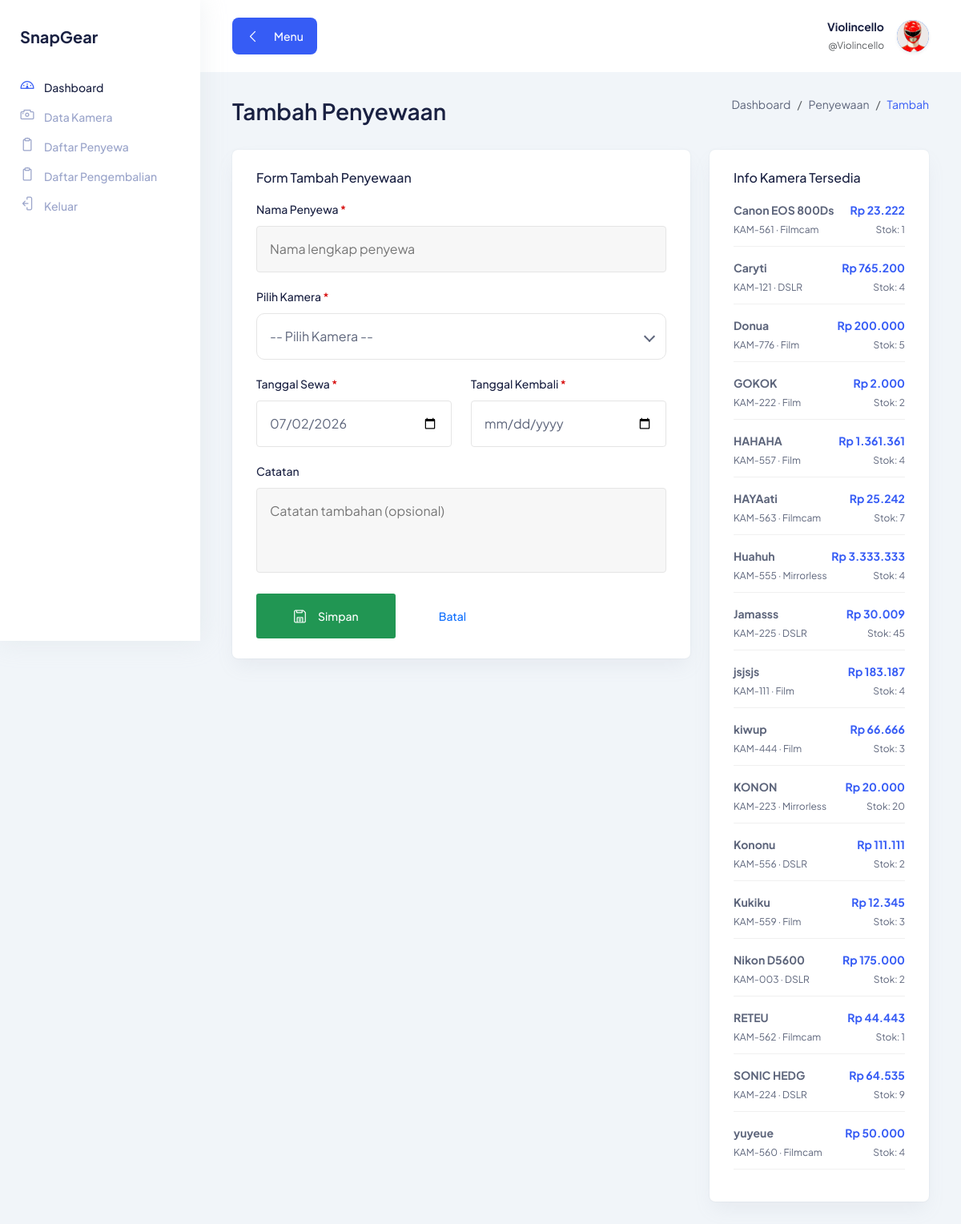
The app's page /add_penyewaan.php (signed in) with its own data.
### tables this page shows
CREATE TABLE `kamera` (
  `id` int(11) NOT NULL,
  `kode_kamera` varchar(20) NOT NULL,
  `nama_kamera` varchar(100) NOT NULL,
  `merk` varchar(50) DEFAULT NULL,
  `tipe` varchar(50) DEFAULT NULL,
  `harga_sewa` decimal(10,2) NOT NULL DEFAULT 0.00,
  `stok` int(11) NOT NULL DEFAULT 1,
  `deskripsi` text DEFAULT NULL,
  `status` enum('tersedia','disewa','rusak') DEFAULT 'tersedia',
  `created_at` timestamp NOT NULL DEFAULT current_timestamp()
);

### add_penyewaan.php (the view, shortened to what this page needs)
<?php
require_once 'koneksi.php';
?>
<!DOCTYPE html>
<html lang="id">
<head>
  <link rel="stylesheet" href="assets/css/bootstrap.min.css"/>
  <link rel="stylesheet" href="assets/css/lineicons.css"/>
  <link rel="stylesheet" href="assets/css/materialdesignicons.min.css"/>
  <link rel="stylesheet" href="assets/css/main.css"/>
</head>
<body>
<?php include 'partials/sidebar.php'; ?>
<main class="main-wrapper">
  <?php include 'partials/topbar.php'; ?>
  <section class="section">
    <div class="container-fluid">
      <div class="title-wrapper pt-30">
        <div class="row align-items-center">
          <div class="col-md-6">
            <div class="title"><h2>Tambah Penyewaan</h2></div>
          </div>
          <div class="col-md-6">
            <div class="breadcrumb-wrapper">
              <nav aria-label="breadcrumb">
                <ol class="breadcrumb">
                  <li class="breadcrumb-item"><a href="main.php">Dashboard</a></li>
                  <li class="breadcrumb-item"><a href="penyewaan.php">Penyewaan</a></li>
                  <li class="breadcrumb-item active">Tambah</li>
                </ol>
              </nav>
            </div>
          </div>
        </div>
      </div>
      <div class="row">
        <div class="col-lg-8">
          <div class="card-style mb-30">
            <h6 class="mb-20 text-medium">Form Tambah Penyewaan</h6>
            <form method="POST" action="" id="formSewa">
              <div class="input-style-1 mb-20">
                <label>Nama Penyewa <span class="text-danger">*</span></label>
                <input type="text" name="nama_penyewa" placeholder="Nama lengkap penyewa"
                       value="<?= htmlspecialchars($_POST['nama_penyewa'] ?? '') ?>">
              </div>
              <div class="select-style-1 mb-20">
                <label>Pilih Kamera <span class="text-danger">*</span></label>
                <div class="select-position">
                  <select name="id_kamera" id="id_kamera" onchange="hitungTotal()">
                    <option value="">-- Pilih Kamera --</option>
                  </select>
                </div>
              </div>
              <div class="row">
                <div class="col-md-6">
                  <div class="input-style-1 mb-20">
                    <label>Tanggal Sewa <span class="text-danger">*</span></label>
                    <input type="date" name="tanggal_sewa" id="tanggal_sewa"
                           value="<?= htmlspecialchars($_POST['tanggal_sewa'] ?? date('Y-m-d')) ?>"
                           onchange="hitungTotal()">
                  </div>
                </div>
                <div class="col-md-6">
                  <div class="input-style-1 mb-20">
                    <label>Tanggal Kembali <span class="text-danger">*</span></label>
                    <input type="date" name="tanggal_kembali" id="tanggal_kembali"
                           value="<?= htmlspecialchars($_POST['tanggal_kembali'] ?? '') ?>"
                           onchange="hitungTotal()">
                  </div>
                </div>
              </div>
              <div class="input-style-1 mb-20">
                <label>Catatan</label>
                <textarea name="catatan" rows="3" placeholder="Catatan tambahan (opsional)"><?= htmlspecialchars($_POST['catatan'] ?? '') ?></textarea>
              </div>
              <div class="d-flex gap-2">
                <button type="submit" class="main-btn success-btn btn-hover">
                  <i class="lni lni-save me-1"></i> Simpan
                </button>
                <a href="penyewaan.php" class="main-btn deactive-btn-2">Batal</a>
              </div>
            </form>
          </div>
        </div>
        <div class="col-lg-4">
          <div class="card-style mb-30">
            <h6 class="mb-20 text-medium">Info Kamera Tersedia</h6>
            <?php
            $kamera_info = $conn->query("SELECT nama_kamera, kode_kamera, tipe, harga_sewa, stok FROM kamera WHERE status='tersedia' AND stok > 0 ORDER BY nama_kamera");
            if ($kamera_info && $kamera_info->num_rows > 0):
              while ($ki = $kamera_info->fetch_assoc()):
            ?>
            <div class="d-flex justify-content-between align-items-center mb-15" style="border-bottom:1px solid #f0f0f0;padding-bottom:10px;">
              <div>
                <p class="text-sm text-bold"><?= htmlspecialchars($ki['nama_kamera']) ?></p>
                <span class="text-xs text-gray"><?= $ki['kode_kamera'] ?> · <?= $ki['tipe'] ?></span>
              </div>
              <div class="text-end">
                <p class="text-sm text-bold" style="color:#365CF5;">Rp <?= number_format($ki['harga_sewa'],0,',','.') ?></p>
                <span class="text-xs text-gray">Stok: <?= $ki['stok'] ?></span>
              </div>
            </div>
            <?php endwhile; else: ?>
              <p class="text-sm text-gray">Tidak ada kamera tersedia.</p>
            <?php endif; ?>
          </div>
        </div>
      </div>
    </div>
  </section>
</main>
</body>
</html>

### records on screen
kamera: nama_kamera "Canon EOS 800Ds", kode_kamera "KAM-561", tipe "Filmcam", harga_sewa "23.222", stok "1"
kamera: nama_kamera "Caryti", kode_kamera "KAM-121", tipe "DSLR", harga_sewa "765.200", stok "4"
kamera: nama_kamera "Donua", kode_kamera "KAM-776", tipe "Film", harga_sewa "200.000", stok "5"
kamera: nama_kamera "GOKOK", kode_kamera "KAM-222", tipe "Film", harga_sewa "2.000", stok "2"
kamera: nama_kamera "HAHAHA", kode_kamera "KAM-557", tipe "Film", harga_sewa "1.361.361", stok "4"
kamera: nama_kamera "HAYAati", kode_kamera "KAM-563", tipe "Filmcam", harga_sewa "25.242", stok "7"
kamera: nama_kamera "Huahuh", kode_kamera "KAM-555", tipe "Mirrorless", harga_sewa "3.333.333", stok "4"
kamera: nama_kamera "Jamasss", kode_kamera "KAM-225", tipe "DSLR", harga_sewa "30.009", stok "45"
kamera: nama_kamera "jsjsjs", kode_kamera "KAM-111", tipe "Film", harga_sewa "183.187", stok "4"
kamera: nama_kamera "kiwup", kode_kamera "KAM-444", tipe "Film", harga_sewa "66.666", stok "3"
kamera: nama_kamera "KONON", kode_kamera "KAM-223", tipe "Mirrorless", harga_sewa "20.000", stok "20"
kamera: nama_kamera "Kononu", kode_kamera "KAM-556", tipe "DSLR", harga_sewa "111.111", stok "2"
kamera: nama_kamera "Kukiku", kode_kamera "KAM-559", tipe "Film", harga_sewa "12.345", stok "3"
kamera: nama_kamera "Nikon D5600", kode_kamera "KAM-003", tipe "DSLR", harga_sewa "175.000", stok "2"
kamera: nama_kamera "RETEU", kode_kamera "KAM-562", tipe "Filmcam", harga_sewa "44.443", stok "1"
kamera: nama_kamera "SONIC HEDG", kode_kamera "KAM-224", tipe "DSLR", harga_sewa "64.535", stok "9"
kamera: nama_kamera "yuyeue", kode_kamera "KAM-560", tipe "Filmcam", harga_sewa "50.000", stok "4"

### other values on screen
$_SESSION['nama_lengkap'] "Violincello"
$_SESSION['username'] "Violincello"
